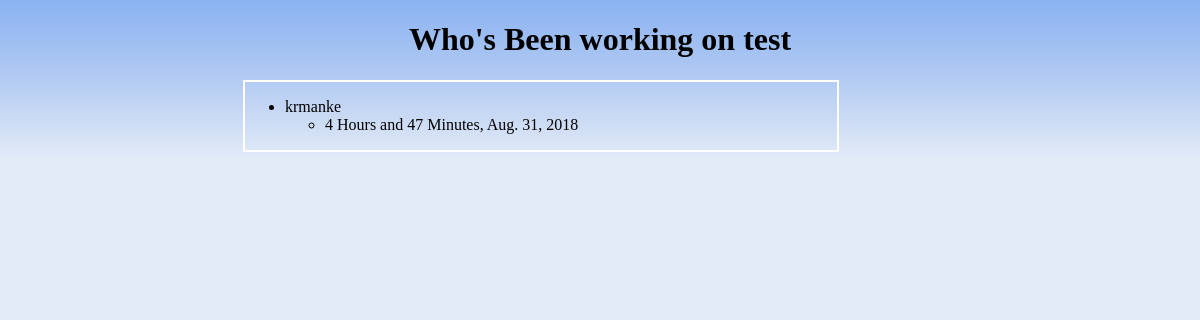
/tracker/krmanke/test/, run on an earlier commit of the app's database.
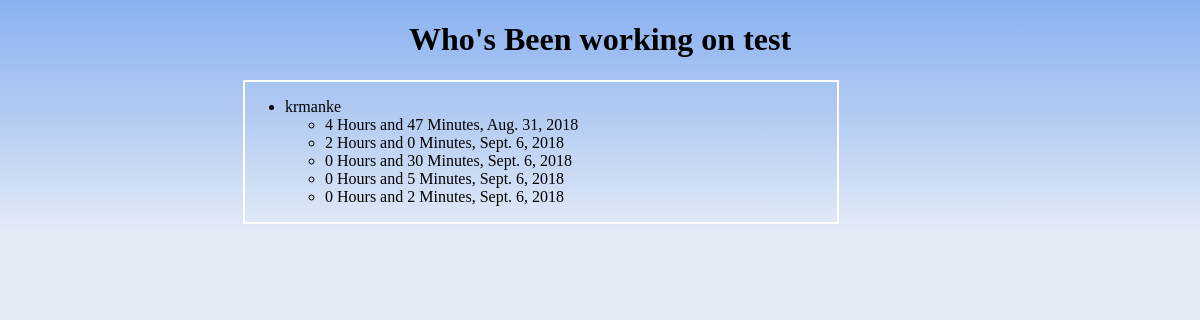
And on a later commit of the database.
### tracker/models.py (models this page shows, shortened)
class Task(models.Model):
    performed_by = models.ForeignKey('login.User', on_delete=models.CASCADE)
    task_text = models.CharField(max_length=200)

class Time(models.Model):
    time_hours = models.SmallIntegerField(default=0)
    time_minutes = models.IntegerField(default=0)
    date_performed = models.DateField(auto_now=True)
    task_performed = models.ForeignKey(Task, on_delete=models.CASCADE)

### login/models.py (models this page shows)
class User(models.Model):
    def __str__(self):
        return self.username_text
    first_name = models.CharField(max_length=100)
    last_name = models.CharField(max_length=100)
    username_text = models.CharField(max_length=100)
    department = models.CharField(max_length=100)
    role = models.CharField(max_length=100)

### tracker/views.py (the view)
# urls.py: path('<str:in_username>/<str:task_name>/', views.task_viewer, name='tasks')
def task_viewer(request, in_username, task_name):
    tasks = []
    for entry in Task.objects.all():
        if entry.task_text == task_name:
            tasks.append(entry)
    return render(request, 'tracker/task_viewer.html', {'tasks': tasks, 'task': task_name})

### tracker/templates/tracker/task_viewer.html (shortened to what this page needs)
<!DOCTYPE html>
<html lang="en">
<head>
</head>
<body>
    <div id="header">
        <h1> Who's Been working on {{ task }}</h1>
    </div>
    <div id="list">
        <ul>
            {% for entry in tasks %}
                <li>{{ entry.performed_by }}</li>
                    <ul>
                        {% for time in entry.time_set.all %}
                            <li>{{ time.time_hours }} Hours and {{ time.time_minutes }} Minutes, {{ time.date_performed }}</li>
                        {% endfor %}
                    </ul>
            {% endfor %}
        </ul>
    </div>
</body>
</html>

What changed in the data, as far as the page shows it:
added Time: time_hours "2", time_minutes "0", date_performed "Sept. 6, 2018"
added Time: time_hours "0", time_minutes "30", date_performed "Sept. 6, 2018"
added Time: time_hours "0", time_minutes "5", date_performed "Sept. 6, 2018"
added Time: time_hours "0", time_minutes "2", date_performed "Sept. 6, 2018"
